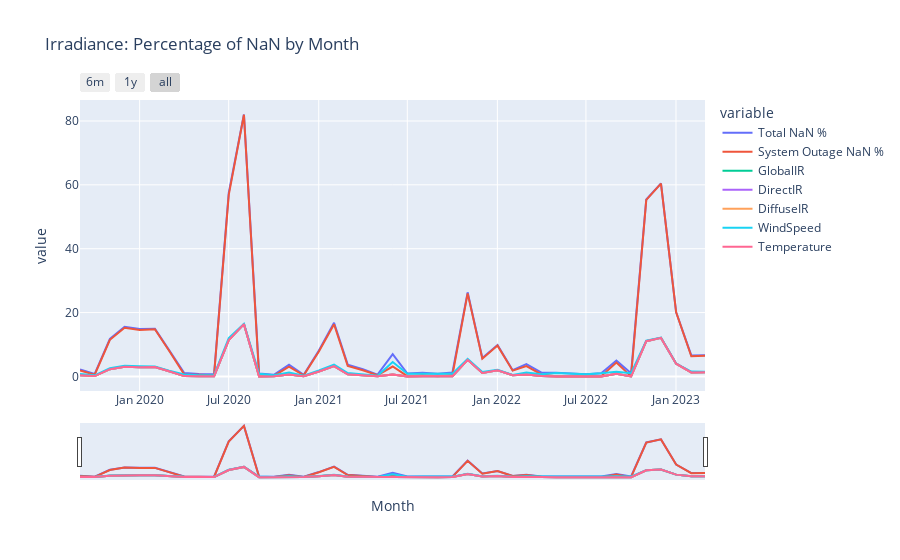

Notebook code cell kept with this figure:
### Markdown cell above
$$\large \text{Function Calls} $$

### Code cell
def main(file):
    
    path = re.sub(r'Notebooks|Python Scripts','Support Files/',os.getcwd())
    file_data = pd.read_csv(path + f'{file}_NaN_All.csv', index_col = 'Month').sort_index()
    col = [col for col in file_data.columns if col != 'Month']
    fig = px.line(file_data, x=file_data.index, y=col, title=f"{file}: Percentage of NaN by Month")
    fig.update_xaxes(
        rangeslider_visible=True,
        rangeselector=dict(
            buttons=list([
                dict(count=6, label="6m", step="month", stepmode="backward"),
                dict(count=1, label="1y", step="year", stepmode="backward"),
                dict(step="all")])))
    fig.show()
    file_data.index = pd.to_datetime(file_data.index)
    file_data.index = file_data.index.strftime('%B %Y')
    file_data = file_data.sort_values('Total NaN %')
    latex_code = file_data.to_latex(index=True)

    # Print LaTeX code
#     print(latex_code)

def update(file):
    path_list = get_file_paths(file)
    update_df = NaN_by_month(path_list,file)
    path = re.sub(r'Notebooks|Python Scripts','Support Files/',os.getcwd())
    update_df.to_csv(path + f'{file}_NaN_All.csv')
    main(file)
    
file = input("File (opt: Irradiance/Deger/Fixed): ")
response = input("Last update: May 23rd 2023 \n To continue press: 'Enter' \n Else type: 'update()' \n\t")
if not [file_i for file_i in ['Irradiance','Deger','Fixed'] if re.search(fr'{file}',file_i)]:
    raise Exception(f"Incorret Input: File")
if response == 'update()':
    update(file)
else:
    main(file)
